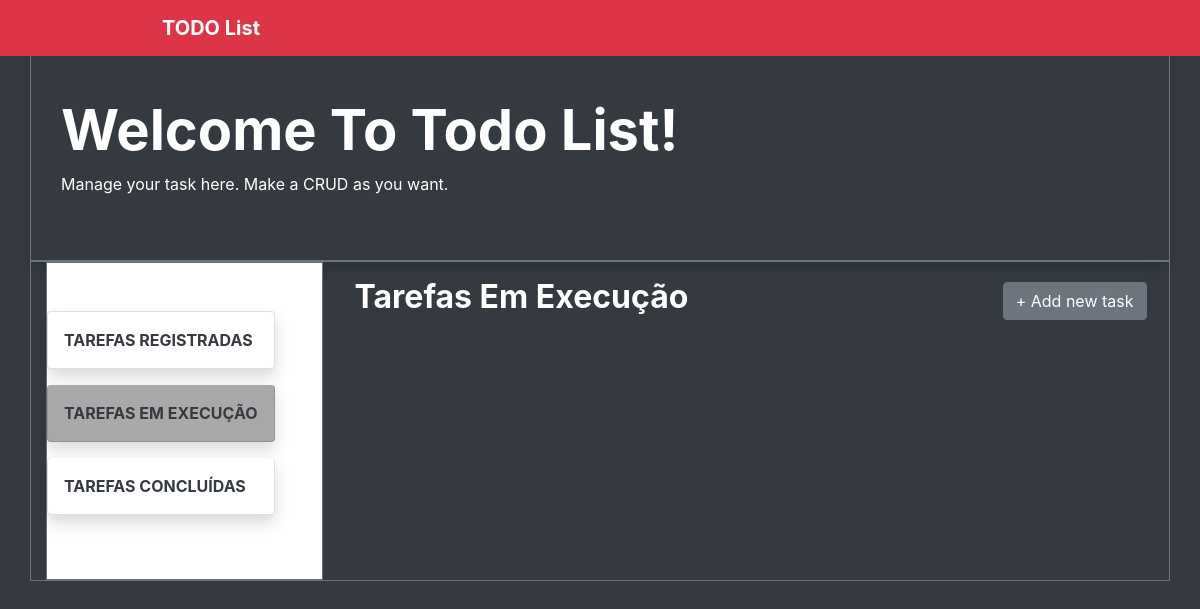
Page /task_doing on the earlier database version.
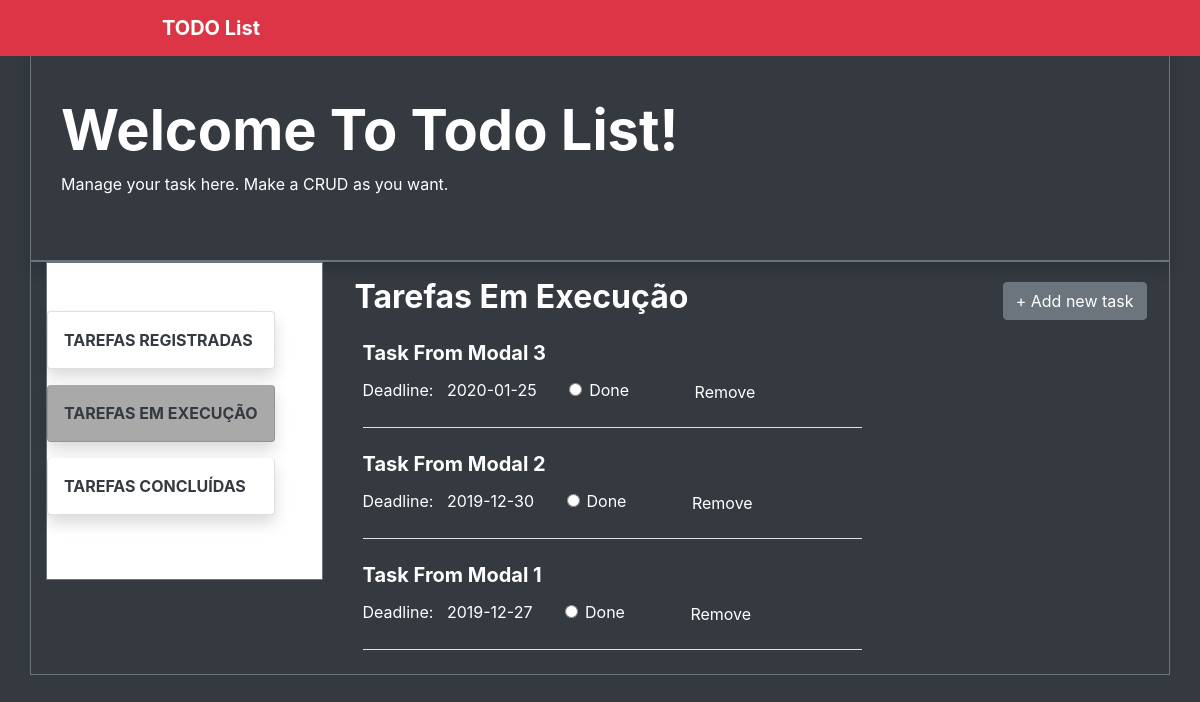
Same page on the later database version.
### app/models/tables.py (models this page shows, shortened)
class Task(db.Model):
    __tablename__ = 'tasks'
    id = db.Column(db.Integer, primary_key=True)
    task_name = db.Column(db.String)
    description = db.Column(db.Text)
    start_date = db.Column(
        db.String,
        server_default=db.func.now(),
        nullable=False
    )
    done_status = db.Column(db.Boolean, default=False)
    deadline = db.Column(db.String, nullable=True)
    user_id = db.Column(db.Integer, db.ForeignKey('users.id'))
    task_owner = db.relationship('User', foreign_keys=user_id)

### app/controllers/default.py (the view, shortened to what this page needs)
@app.route('/task_doing', methods=['GET', 'POST'])
def task_doing():
    task_form = TaskForm()
    task = Task.query.all()
    return render_template(
        'task_doing.html',
        task=task,
        task_form=task_form
    )

### app/models/forms.py
class TaskForm(FlaskForm):
    taskname = StringField(
        'taskname',
        validators=[DataRequired()]
    )
    description = TextField(
        'description',
        validators=[DataRequired()]
    )
    deadline = StringField(
        'deadline'
    )

### app/templates/task_doing.html (shortened to what this page needs)
{% extends 'base-dashboard.html' %}
{% block content %}
<main role="main" class="bg-dark">
    <div class="container bg-dark text-white py-5 border  shadow border-secondary">
        <div class="container">
           <h1 class="display-4 font-weight-bolder text-capitalize">Welcome to todo list!</h1>
           <p>Manage your task here. Make a CRUD as you want.</p>
        </div>
    </div>
    <div class="container border border-secondary w-100 row mx-auto">
        <div class="w-25 row border border-secondary py-5 mb-auto ml-0 bg-white">
            <div class="list-group">
                <a class="shadow list-group-item list-group-item-action text-dark font-weight-bolder text-uppercase p-3 mb-3 rounded" href="{{ url_for('task_registered') }}">tarefas registradas</a>
                <a id="active2" class="shadow list-group-item list-group-item-action text-dark font-weight-bolder text-uppercase p-3 mb-3 rounded" href="{{ url_for('task_doing') }}">tarefas em execução</a>
                <a class="shadow list-group-item list-group-item-action text-dark font-weight-bolder text-uppercase p-3 mb-3 rounded"  href="{{ url_for('task_done') }}">tarefas concluídas</a>
            </div>
        </div>
        <div class="w-75 mx-auto">
            <div id="btn-add" class="text-white font-weight-bold">
                <button type="button" class="btn btn-secondary" data-toggle="modal" data-target="#myModal">
                    &plus; Add new task
                </button>
            </div>
            <div id="all-task" class=" row col col-sm-8 col-md-8 col-lg-8 col-xl-8 text-white text-capitalize ml-2">
                <h2 class="display-7 text-white text-capitalize font-weight-bolder p-3">Tarefas em execução</h2>
                {% for t in task[::-1] %}
                    {% if t.done_status == False and t.deadline != None %}
                        <div class="ml-4 text-white text-capitalize w-100 border-bottom mb-4">
                            <a class="text-decoration-none text-white" href="#"><h5><strong>{{ t.task_name }}</strong></h5></a>
                            <p class="d-inline">Deadline: &nbsp; {{ t.deadline }}
                              <form class="d-inline ml-5" method="POST" onclick="{{ url_for('task_doing') }}">
                                  <label class="form-check-label">
                                     <input type="radio" class="form-check-input" name="inputRadio">Done
                                  </label>
                              </form>
                              <form method="POST" class="d-inline ml-5" >
                                <button type="submit" class="btn btn-dark">Remove</button>
                              </form>
                            </p>
                        </div>
                    {% endif %}
                {% endfor %}
            </div>
        </div>
    </div>
</main>
{% endblock %}

### app/templates/base-dashboard.html (shortened to what this page needs)
<!doctype html>
<html lang="pt-br">
<head>
    <link
        href="{{ url_for('static', filename='css/bootstrap.min.css') }}"
        rel="stylesheet"
>
    <link href="{{ url_for('static', filename='css/mystyle.css') }}"
        rel="stylesheet" >
</head>
<body class="my-0 mx-auto py-0 bg-dark">
    <nav class="navbar navbar-expand-md fixed-top bg-danger ">
        <a class="navbar-brand w-75 mx-auto text-decoration-none text-white font-weight-bolder " href="#">TODO List</a>
    </nav><br><br>
    {% block content %}
    {% endblock %}
    <br><br><br>
    <br><br><br>
</body>
</html>

### app/static/css/mystyle.css (style rules this page uses)
div#btn-add { position: relative; float: right; margin: 20px auto; }
a#active2 { background-color: darkgrey; color: #ffffff; }

Differences in the rows shown:
added Task: task_name "Task From Modal 3", deadline "2020-01-25"
added Task: task_name "Task From Modal 2", deadline "2019-12-30"
added Task: task_name "Task From Modal 1", deadline "2019-12-27"
